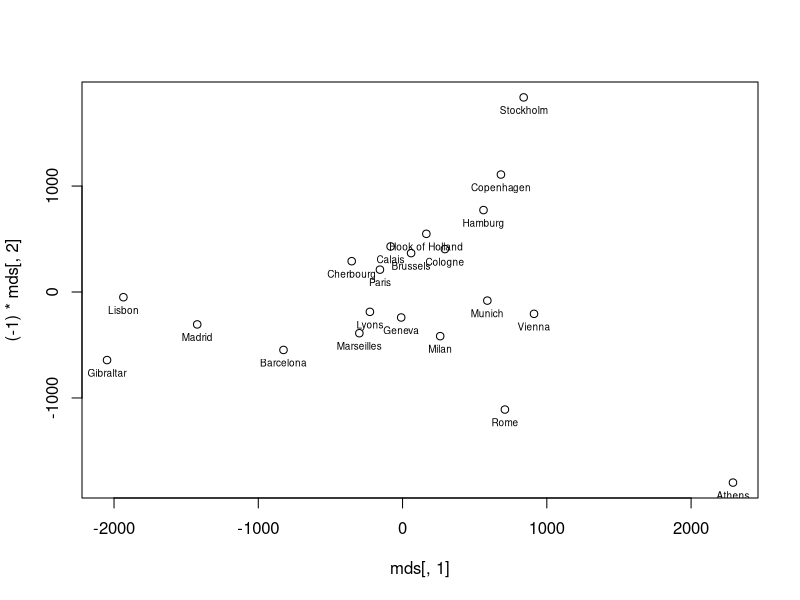

This chart was generated by the following R code:
## Exercsise:
# Use the eurodist built-in dataset
library(MASS)
eurodist

# a) Use cmdscale to obtain 2-dimensional MDS analysis. 
# Plot the results with city names as labels.
(mds <- cmdscale(eurodist))

plot(mds[,1], (-1)*mds[,2])
text(mds[, 1], (-1)*mds[, 2], labels = rownames(mds), cex = 0.6, pos = 1)
dist(mds)

# b) Use isoMDS with k = 1, 2 and 3
isoMDS(eurodist, k = 1)
isoMDS(eurodist, k = 2)
isoMDS(eurodist, k = 3)
